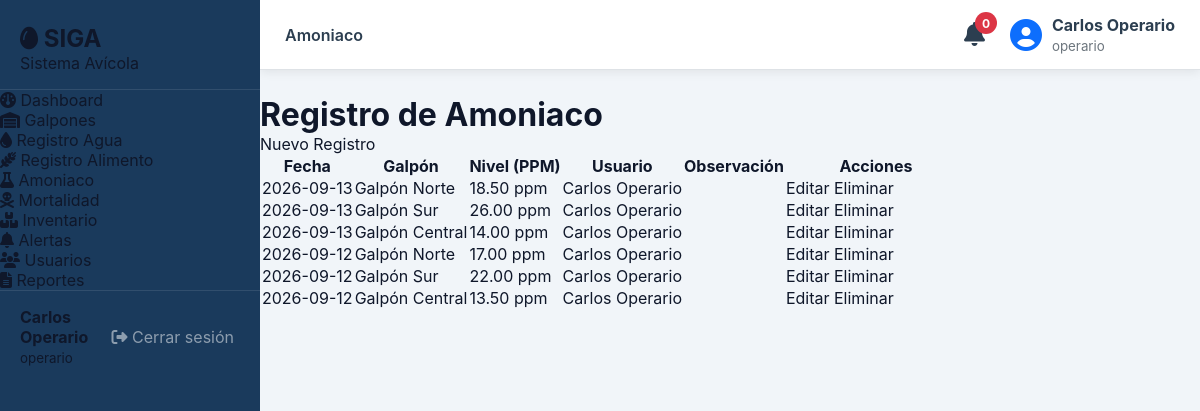
Screenshot of /modules/amoniaco/index.php (signed in) with the database file from the repository.
### tables this page shows
CREATE TABLE IF NOT EXISTS `registros_amoniaco` (
  `id`          INT UNSIGNED NOT NULL AUTO_INCREMENT,
  `galpon_id`   INT UNSIGNED NOT NULL,
  `fecha`       DATE         NOT NULL,
  `nivel_ppm`   DECIMAL(8,2) NOT NULL DEFAULT 0,
  `usuario_id`  INT UNSIGNED NOT NULL,
  `observacion` TEXT,
  `created_at`  DATETIME NOT NULL DEFAULT CURRENT_TIMESTAMP,
  PRIMARY KEY (`id`),
  CONSTRAINT `fk_amoniaco_galpon`  FOREIGN KEY (`galpon_id`)  REFERENCES `galpones`(`id`) ON DELETE CASCADE,
  CONSTRAINT `fk_amoniaco_usuario` FOREIGN KEY (`usuario_id`) REFERENCES `usuarios`(`id`)
);

CREATE TABLE IF NOT EXISTS `galpones` (
  `id`                  INT UNSIGNED NOT NULL AUTO_INCREMENT,
  `codigo`              VARCHAR(20)  NOT NULL UNIQUE,
  `nombre`              VARCHAR(100) NOT NULL,
  `ubicacion`           VARCHAR(200),
  `capacidad_maxima`    INT UNSIGNED NOT NULL DEFAULT 0,
  `cantidad_actual`     INT UNSIGNED NOT NULL DEFAULT 0,
  `estado`              ENUM('activo','inactivo','mantenimiento') NOT NULL DEFAULT 'activo',
  `responsable_id`      INT UNSIGNED,
  `created_at`          DATETIME NOT NULL DEFAULT CURRENT_TIMESTAMP,
  PRIMARY KEY (`id`),
  CONSTRAINT `fk_galpones_responsable` FOREIGN KEY (`responsable_id`) REFERENCES `usuarios`(`id`) ON DELETE SET NULL
);

CREATE TABLE IF NOT EXISTS `usuarios` (
  `id`              INT UNSIGNED NOT NULL AUTO_INCREMENT,
  `nombre_completo` VARCHAR(150) NOT NULL,
  `documento`       VARCHAR(30)  NOT NULL UNIQUE,
  `email`           VARCHAR(120) NOT NULL UNIQUE,
  `telefono`        VARCHAR(20),
  `password_hash`   VARCHAR(255) NOT NULL,
  `rol_id`          INT UNSIGNED NOT NULL DEFAULT 2,
  `activo`          TINYINT(1)   NOT NULL DEFAULT 1,
  `created_at`      DATETIME     NOT NULL DEFAULT CURRENT_TIMESTAMP,
  `updated_at`      DATETIME     NOT NULL DEFAULT CURRENT_TIMESTAMP ON UPDATE CURRENT_TIMESTAMP,
  PRIMARY KEY (`id`),
  CONSTRAINT `fk_usuarios_rol` FOREIGN KEY (`rol_id`) REFERENCES `roles`(`id`)
);

### modules/amoniaco/index.php (the view, shortened to what this page needs)
<?php
$db = getDB();
$sql = "SELECT ra.*,
               g.nombre AS galpon,
               u.nombre_completo AS usuario
        FROM registros_amoniaco ra
        LEFT JOIN galpones g ON ra.galpon_id = g.id
        LEFT JOIN usuarios u ON ra.usuario_id = u.id
        ORDER BY ra.fecha DESC";
$registros = $db->query($sql)->fetchAll();
include '../../includes/header.php';
?>
<div class="container">
    <div class="page-header d-flex justify-content-between align-items-center mb-4">
        <h1>Registro de Amoniaco</h1>
        <a href="crear.php" class="btn btn-primary">
            Nuevo Registro
        </a>
    </div>
    <table class="table table-bordered table-hover">
        <thead class="table-dark">
            <tr>
                <th>Fecha</th>
                <th>Galpón</th>
                <th>Nivel (PPM)</th>
                <th>Usuario</th>
                <th>Observación</th>
                <th width="180">Acciones</th>
            </tr>
        </thead>
        <tbody>
        <?php if(count($registros)>0): ?>
            <?php foreach($registros as $r): ?>
                <tr>
                    <td><?= htmlspecialchars($r['fecha']) ?></td>
                    <td><?= htmlspecialchars($r['galpon']) ?></td>
                    <td><?= htmlspecialchars($r['nivel_ppm']) ?> ppm</td>
                    <td><?= htmlspecialchars($r['usuario']) ?></td>
                    <td><?= htmlspecialchars($r['observacion']) ?></td>
                    <td>
                        <a href="editar.php?id=<?= $r['id'] ?>"
                           class="btn btn-warning btn-sm">
                           Editar
                        </a>
                        <a href="eliminar.php?id=<?= $r['id'] ?>"
                           class="btn btn-danger btn-sm"
                           onclick="return confirm('¿Desea eliminar este registro?');">
                           Eliminar
                        </a>
                    </td>
                </tr>
            <?php endforeach; ?>
        <?php endif; ?>
        </tbody>
    </table>
</div>
<?php include '../../includes/footer.php'; ?>

### assets/css/siga.css (style rules this page uses)
:root { --siga-blue: #1a3a5c; --siga-blue-mid: #2a5298; --siga-blue-lt: #3d6eb5; --siga-green: #2e7d52; --siga-green-lt: #43a875; --siga-amber: #e67e22; --siga-red: #c0392b; --siga-white: #f8fafc; --siga-gray-50: #f1f5f9; --siga-gray-100: #e2e8f0; --siga-gray-300: #cbd5e1; --siga-gray-500: #64748b; --siga-gray-700: #334155; --siga-gray-900: #0f172a; --sidebar-w: 260px; --topbar-h: 62px; --radius: 12px; --radius-sm: 8px; --shadow: 0 4px 20px rgba(26,58,92,.10); --shadow-sm: 0 2px 8px rgba(26,58,92,.07); --transition: .22s ease; font-family: 'Inter', system-ui, sans-serif; }
*, *::before, *::after { box-sizing: border-box; margin: 0; padding: 0; }
body { background: var(--siga-gray-50); color: var(--siga-gray-900); }
a { text-decoration: none; color: inherit; }

### rows the page displays
registros_amoniaco: fecha "2026-09-13", galpon.nombre "Galpón Norte", nivel_ppm "18.50", usuario.nombre_completo "Carlos Operario"
registros_amoniaco: fecha "2026-09-13", galpon.nombre "Galpón Sur", nivel_ppm "26.00", usuario.nombre_completo "Carlos Operario"
registros_amoniaco: fecha "2026-09-13", galpon.nombre "Galpón Central", nivel_ppm "14.00", usuario.nombre_completo "Carlos Operario"
registros_amoniaco: fecha "2026-09-12", galpon.nombre "Galpón Norte", nivel_ppm "17.00", usuario.nombre_completo "Carlos Operario"
registros_amoniaco: fecha "2026-09-12", galpon.nombre "Galpón Sur", nivel_ppm "22.00", usuario.nombre_completo "Carlos Operario"
registros_amoniaco: fecha "2026-09-12", galpon.nombre "Galpón Central", nivel_ppm "13.50", usuario.nombre_completo "Carlos Operario"

### other values shown
$nombreUsuario "Carlos Operario"
$rolUsuario "operario"
$activePage "Amoniaco"
$stmt->fetchColumn() "0"
